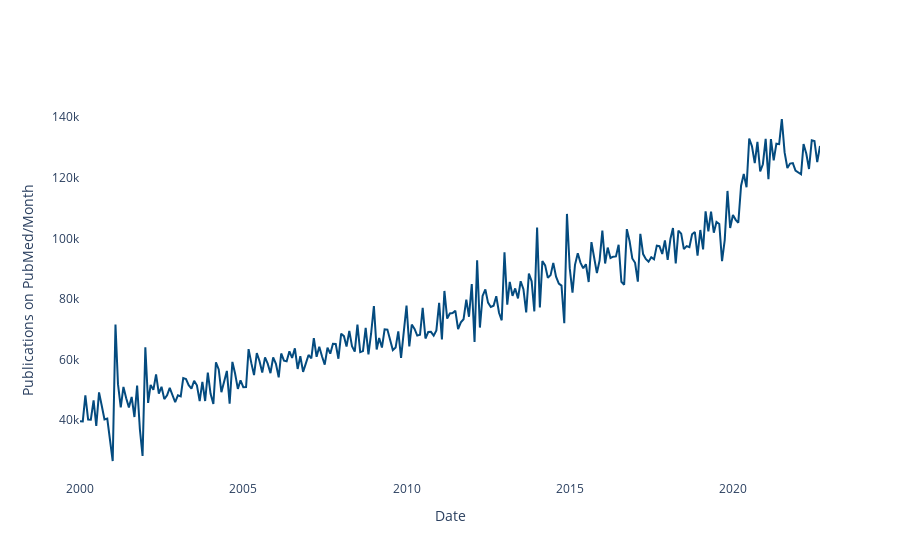

Write notebook code for a chart like this one.
### Markdown cell above
### Overview of Publications/Month - possibly appendix Figure

### Code cell
fig = go.Figure()
fig.add_trace(
    go.Scatter(
        x=norm_df["month"],
        y=norm_df["pub_count"],
        name="Trace1",
        mode="lines",
        line=dict(color="rgba(4, 75, 127, 1)"),
        marker=dict(size=5, opacity=0.2),
    )
)


fig.update_layout(
    xaxis_title="Date",
    yaxis_title="Publications on PubMed/Month",
    plot_bgcolor="rgba(0,0,0,0)",
)

### Figure 1 — Plotly figure (JSON) as saved in the notebook; plotly's stock layout.template omitted (floating-point values rounded to 4 significant figures; data arrays with more than 128 entries replaced by an {"elided": "..."} marker saying what was removed)
{"data": [{"line": {"color": "rgba(4, 75, 127, 1)"}, "marker": {"opacity": 0.2, "size": 5}, "mode": "lines", "name": "Trace1", "type": "scatter", "x": {"elided": "273 str values"}, "y": {"elided": "273 int values"}}], "layout": {"plot_bgcolor": "rgba(0,0,0,0)", "xaxis": {"title": {"text": "Date"}}, "yaxis": {"title": {"text": "Publications on PubMed/Month"}}}}
